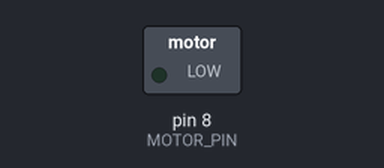
The sketch below on a simulated Arduino Uno, built with avr-gcc and run on an emulated ATmega328P. Shown: switched loads named in the sketch (green lamp = pin HIGH). What the sketch prints to the serial monitor is not drawn.

Above: at 1.9 s.
At 27.2 s:
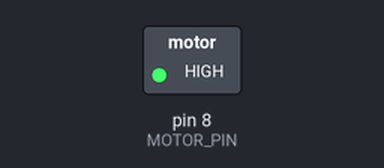
Timing chart, 0 to 29.7 s (numbered marks = the images above):
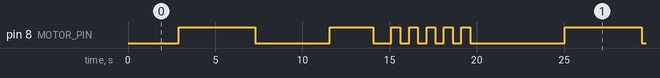

Measured:
- by itself, pin 8 (MOTOR_PIN): repeats every 22.1 s: LOW 4.3 s, HIGH 2.5 s, LOW 1.0 s, HIGH 0.53 s, 4 × (LOW 0.50 s, HIGH 0.50 s), LOW 5.4 s, HIGH 4.4 s
- by itself, everything shown: repeats every 22.1 s, in 14 steps

The sketch:

MotorTest_Pin8.ino
```cpp
// Motor Test - Pin 8
// Test PWM motor control on Pin 8

#define MOTOR_PIN 8

// PWM parameters
#define MIN_SPEED 0
#define MAX_SPEED 255
#define TEST_DELAY 1000

void setup() {
  Serial.begin(9600);
  delay(500);

  Serial.println("\n========================================");
  Serial.println("MOTOR TEST - PIN 8 (PWM)");
  Serial.println("========================================\n");

  // Configure pin as output
  pinMode(MOTOR_PIN, OUTPUT);
  digitalWrite(MOTOR_PIN, LOW);  // Start stopped

  Serial.println("Pin Configuration: OK");
  Serial.println("MOTOR_PIN: Pin 8 (PWM capable)");
  Serial.println("Speed Range: 0-255 (0% - 100%)\n");

  Serial.println("Instructions:");
  Serial.println("1. Listen for motor sound changes");
  Serial.println("2. Motor should start quiet, get louder");
  Serial.println("3. Feel for vibration increasing");
  Serial.println("4. Maximum speed = loudest, fastest spin");
  Serial.println("5. Then decreases back to stop\n");

  Serial.println("========================================");
  Serial.println("Starting motor test...\n");
}

int previousSpeed = -1;

void loop() {
  Serial.println("\n========== MOTOR TEST CYCLE ==========\n");

  // Test 1: Speed ramp up (0 to 255)
  testSpeedRampUp();
  delay(TEST_DELAY);

  // Test 2: Speed ramp down (255 to 0)
  testSpeedRampDown();
  delay(TEST_DELAY);

  // Test 3: Fixed speeds
  testFixedSpeeds();
  delay(TEST_DELAY);

  // Test 4: Pulse test
  testMotorPulse();
  delay(TEST_DELAY);

  Serial.println("\n");
  delay(2000);  // Wait before next cycle
}

// Test 1: Gradually increase speed from 0 to 255
void testSpeedRampUp() {
  Serial.println("[TEST 1] Speed Ramp UP (0% → 100%)");
  Serial.println("-----------------------------------------");
  Serial.println("Increasing motor speed gradually...\n");

  for (int speed = 0; speed <= 255; speed += 25) {
	analogWrite(MOTOR_PIN, speed);
	int percentage = (speed * 100) / 255;
	Serial.print("Speed: ");
	Serial.print(speed);
	Serial.print(" (");
	Serial.print(percentage);
	Serial.println("%)");
	delay(300);
  }

  Serial.println("\n✓ Motor should be at maximum speed");
  Serial.println("✓ Should hear/feel vibration at full power\n");
}

// Test 2: Gradually decrease speed from 255 to 0
void testSpeedRampDown() {
  Serial.println("[TEST 2] Speed Ramp DOWN (100% → 0%)");
  Serial.println("-----------------------------------------");
  Serial.println("Decreasing motor speed gradually...\n");

  for (int speed = 255; speed >= 0; speed -= 25) {
	analogWrite(MOTOR_PIN, speed);
	int percentage = (speed * 100) / 255;
	Serial.print("Speed: ");
	Serial.print(speed);
	Serial.print(" (");
	Serial.print(percentage);
	Serial.println("%)");
	delay(300);
  }

  Serial.println("\n✓ Motor should slow down gradually");
  Serial.println("✓ Should stop completely at speed 0\n");
}

// Test 3: Test specific fixed speeds
void testFixedSpeeds() {
  Serial.println("[TEST 3] Fixed Speed Tests");
  Serial.println("-----------------------------------------\n");

  int speeds[] = {50, 100, 150, 200, 255};

  for (int i = 0; i < 5; i++) {
	int speed = speeds[i];
	analogWrite(MOTOR_PIN, speed);
	int percentage = (speed * 100) / 255;

	Serial.print("Testing Speed ");
	Serial.print(speed);
	Serial.print(" (");
	Serial.print(percentage);
	Serial.println("%):");
	Serial.println("  Listen for consistent motor sound");
	Serial.println("  Check for smooth operation");
	delay(800);
	Serial.println();
  }

  analogWrite(MOTOR_PIN, 0);  // Stop motor
  Serial.println("✓ All fixed speed tests completed\n");
}

// Test 4: Pulse motor on/off
void testMotorPulse() {
  Serial.println("[TEST 4] Motor Pulse Test");
  Serial.println("-----------------------------------------");
  Serial.println("Pulsing motor: ON/OFF cycle\n");

  for (int pulse = 0; pulse < 5; pulse++) {
	// Motor ON
	analogWrite(MOTOR_PIN, 200);
	Serial.print("Pulse ");
	Serial.print(pulse + 1);
	Serial.println(": ON (200 speed)");
	delay(500);

	// Motor OFF
	analogWrite(MOTOR_PIN, 0);
	Serial.println("         OFF");
	delay(500);
  }

  Serial.println("\n✓ Motor should pulse 5 times");
  Serial.println("✓ Should hear distinct ON/OFF clicks\n");
}
```

QuickDriverTest.ino
```cpp

```
